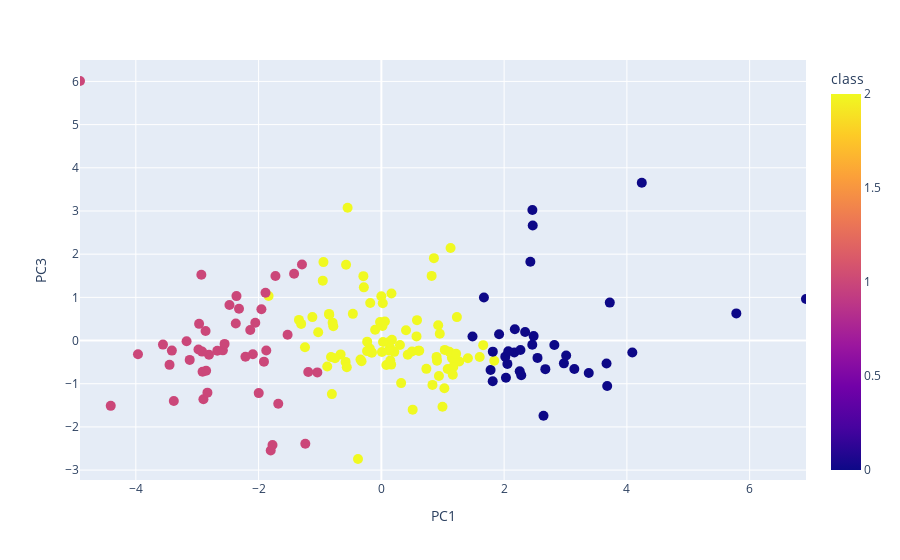

The notebook cell this image was saved under:
### Code cell
fig = px.scatter(df, x="PC1", y="PC3", color="class")
fig.update_traces(marker_size=10)
fig.update_layout(scattermode="group", scattergap=0.75)
fig.show()

### Figure 1 — Plotly figure (JSON) as saved in the notebook; plotly's stock layout.template omitted (floating-point values rounded to 4 significant figures; data arrays with more than 128 entries replaced by an {"elided": "..."} marker saying what was removed)
{"data": [{"hovertemplate": "PC1=%{x}<br>PC3=%{y}<br>class=%{marker.color}<extra></extra>", "legendgroup": "", "marker": {"color": {"elided": "167 int values"}, "coloraxis": "coloraxis", "size": 10, "symbol": "circle"}, "mode": "markers", "name": "", "orientation": "v", "showlegend": false, "type": "scatter", "x": {"elided": "167 float values"}, "xaxis": "x", "y": {"elided": "167 float values"}, "yaxis": "y"}], "layout": {"coloraxis": {"colorbar": {"title": {"text": "class"}}, "colorscale": [[0, "#0d0887"], [0.1111, "#46039f"], [0.2222, "#7201a8"], [0.3333, "#9c179e"], [0.4444, "#bd3786"], [0.5556, "#d8576b"], [0.6667, "#ed7953"], [0.7778, "#fb9f3a"], [0.8889, "#fdca26"], [1, "#f0f921"]]}, "legend": {"tracegroupgap": 0}, "margin": {"t": 60}, "scattergap": 0.75, "scattermode": "group", "xaxis": {"anchor": "y", "domain": [0, 1], "title": {"text": "PC1"}}, "yaxis": {"anchor": "x", "domain": [0, 1], "title": {"text": "PC3"}}}}
